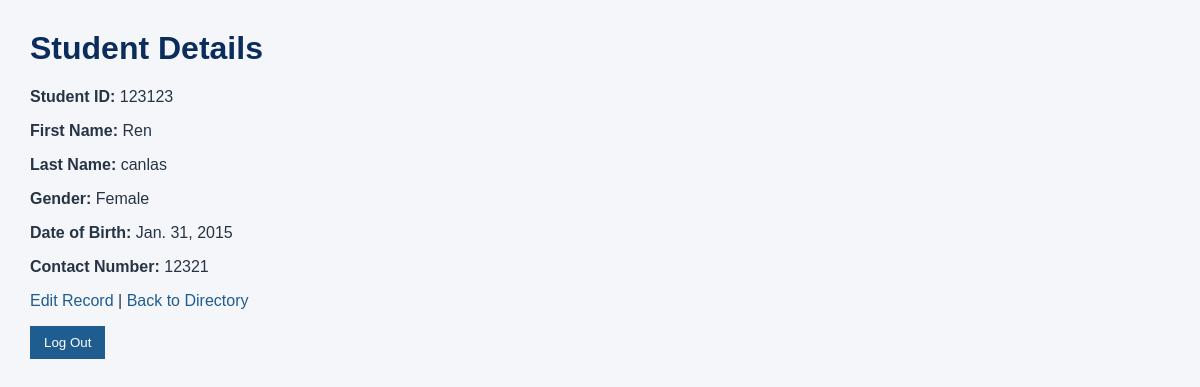
The page /registration/students/5/ (signed in) on the database its author committed.
### registration/models.py (models this page shows, shortened)
class Student(models.Model):
    GENDER_CHOICES = [
        ('Male', 'Male'),
        ('Female', 'Female'),
    ]
    student_id = models.CharField(max_length=20, unique=True)
    first_name = models.CharField(max_length=100)
    last_name = models.CharField(max_length=100)
    gender = models.CharField(max_length=10, choices=GENDER_CHOICES)
    date_of_birth = models.DateField()
    contact_no = models.CharField(max_length=20)

### registration/views.py (the view)
# urls.py: path('students/<int:pk>/', views.student_detail, name='student_detail'),
@user_passes_test(staff_check, login_url='login')
def student_detail(request, pk):
    student = get_object_or_404(Student, pk=pk)
    return render(
        request,
        'registration/student_detail.html',
        {'student': student}
    )

### registration/views.py (called while the page is built)
def staff_check(user):
    return user.is_authenticated and user.is_staff

### registration/templates/registration/student_detail.html (shortened to what this page needs)
{% load static %}
<!DOCTYPE html>
<html lang="en">
<head>
<link rel="stylesheet" href="{% static 'registration/style.css' %}">
</head>
<body>
<h1>Student Details</h1>
<p><strong>Student ID:</strong> {{ student.student_id }}</p>
<p><strong>First Name:</strong> {{ student.first_name }}</p>
<p><strong>Last Name:</strong> {{ student.last_name }}</p>
<p><strong>Gender:</strong> {{ student.gender }}</p>
<p><strong>Date of Birth:</strong> {{ student.date_of_birth }}</p>
<p><strong>Contact Number:</strong> {{ student.contact_no }}</p>
<p>
<a href="{% url 'student_update' student.pk %}">Edit Record</a>
|
<a href="{% url 'student_list' %}">Back to Directory</a>
</p>
<form method="post" action="{% url 'logout' %}">
<button type="submit">Log Out</button>
</form>
</body>
</html>

### registration/static/registration/style.css (style rules this page uses)
body { font-family: Arial, sans-serif; background: #f4f6f9; color: #263445; margin: 30px; }
h1 { color: #0b2d5c; }
a { color: #1f5d91; text-decoration: none; }
button { background: #1f5d91; color: #ffffff; border: 0; padding: 9px 14px; cursor: pointer; }

### rows shown on the page
Student: student_id "123123", first_name "Ren", last_name "canlas", gender "Female", date_of_birth "Jan. 31, 2015", contact_no "12321"
